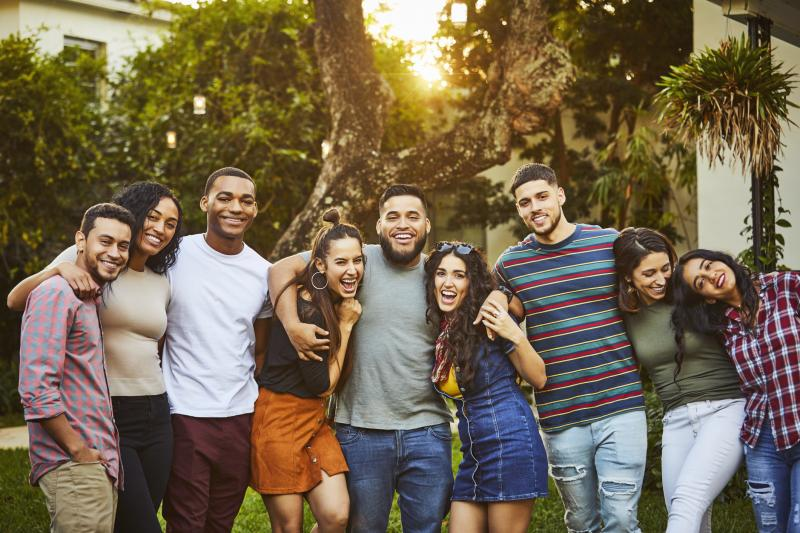
#> input picture Friends.jpg, 800 x 533 px
$ python face.py
#> lines starting #> are read from the running program, lines starting #| are printed output that depends on the picture; after the words box and inside, x2 and y2 are one past the last pixel; in counts of white or black regions, pixels touching at a corner belong together
import cv2 as cv


img = cv.imread('Friends.jpg')
#> img is the input picture: shape (533, 800, 3); mean B, G, R 80.1, 102.8, 116.9

# cv.imshow('Friends', img)

# gray_image = cv.cvtColor(img, cv.COLOR_BGR2GRAY)

# Use Cascade to recognize
face_classifier = cv.CascadeClassifier(
    cv.data.haarcascades + "haarcascade_frontalface_default.xml"
)

# Modify
face = face_classifier.detectMultiScale(
    img, scaleFactor=1.1, minNeighbors=10, minSize=(50, 50)
)
#> face = [[206, 175, 60, 60], [508, 177, 56, 56], [372, 193, 60, 60], [84, 220, 58, 58], [320, 238, 58, 58], [627, 251, 53, 53], [422, 253, 55, 55]]

# Draw a rectangle
for (x, y, w, h) in face:
    cv.rectangle(img, (x, y), (x + w, y + h), (0, 255, 0), 2)
#> this loop made 7 passes
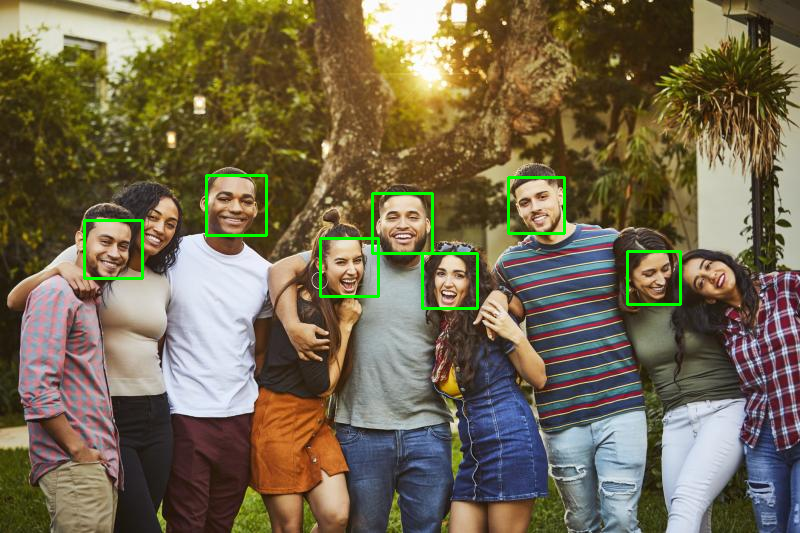
#> img: shape (533, 800, 3); 1.11% of pixels changed, all inside (x1, y1, x2, y2) = (83, 174, 682, 310)

# img_rgb = cv.cvtColor(img, cv.COLOR_RGB2BGR)


cv.imshow('Friends', img)
# print(img.shape)


cv.waitKey(0)
cv.destroyAllWindows()

$ run again, with F.jpg copied over Friends.jpg
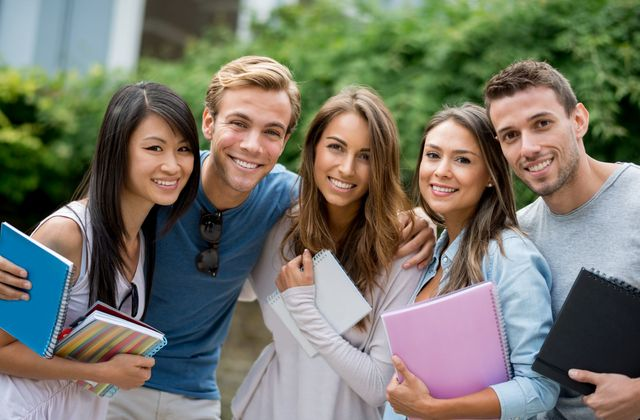
#> input picture F.jpg, 640 x 420 px
#> img is the input picture: shape (420, 640, 3); mean B, G, R 105.3, 117.5, 117.6
#> face = [[407, 126, 81, 81], [125, 120, 78, 78], [308, 120, 82, 82], [482, 94, 93, 93], [206, 91, 97, 97]]
#> the loop `for (x, y, w, h) in face:` made 5 passes
#> after the loop `for (x, y, w, h) in face:`:
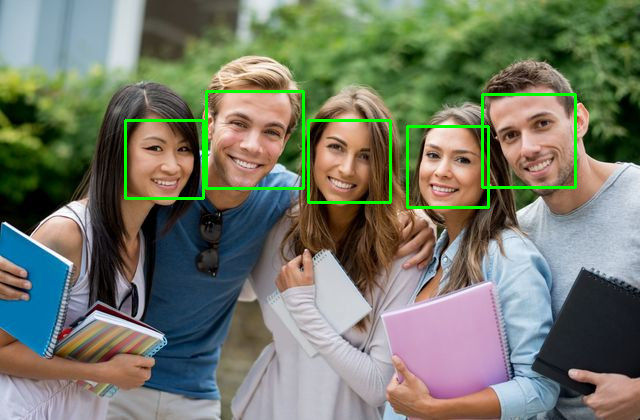
#> img: shape (420, 640, 3); 1.91% of pixels changed, all inside (x1, y1, x2, y2) = (124, 90, 577, 209)
